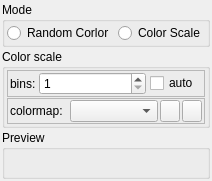
<?xml version="1.0" encoding="UTF-8"?>
<ui version="4.0">
 <class>ColormapWidget</class>
 <widget class="QWidget" name="ColormapWidget">
  <property name="geometry">
   <rect>
    <x>0</x>
    <y>0</y>
    <width>204</width>
    <height>153</height>
   </rect>
  </property>
  <property name="windowTitle">
   <string>Form</string>
  </property>
  <layout class="QVBoxLayout" name="verticalLayout">
   <property name="spacing">
    <number>2</number>
   </property>
   <property name="leftMargin">
    <number>2</number>
   </property>
   <property name="topMargin">
    <number>2</number>
   </property>
   <property name="rightMargin">
    <number>2</number>
   </property>
   <property name="bottomMargin">
    <number>2</number>
   </property>
   <item>
    <widget class="QGroupBox" name="groupBoxMode">
     <property name="title">
      <string>Mode</string>
     </property>
     <layout class="QHBoxLayout" name="horizontalLayout">
      <property name="spacing">
       <number>4</number>
      </property>
      <property name="leftMargin">
       <number>2</number>
      </property>
      <property name="topMargin">
       <number>1</number>
      </property>
      <property name="rightMargin">
       <number>2</number>
      </property>
      <property name="bottomMargin">
       <number>1</number>
      </property>
      <item>
       <widget class="QRadioButton" name="rdBttnRandom">
        <property name="text">
         <string>Random Corlor</string>
        </property>
       </widget>
      </item>
      <item>
       <widget class="QRadioButton" name="rdBttnScale">
        <property name="text">
         <string>Color Scale</string>
        </property>
       </widget>
      </item>
     </layout>
    </widget>
   </item>
   <item>
    <widget class="QGroupBox" name="groupBoxScale">
     <property name="title">
      <string>Color scale</string>
     </property>
     <layout class="QVBoxLayout" name="verticalLayout_2">
      <property name="spacing">
       <number>1</number>
      </property>
      <property name="leftMargin">
       <number>2</number>
      </property>
      <property name="topMargin">
       <number>1</number>
      </property>
      <property name="rightMargin">
       <number>2</number>
      </property>
      <property name="bottomMargin">
       <number>1</number>
      </property>
      <item>
       <widget class="QFrame" name="frame">
        <property name="frameShape">
         <enum>QFrame::StyledPanel</enum>
        </property>
        <property name="frameShadow">
         <enum>QFrame::Raised</enum>
        </property>
        <layout class="QHBoxLayout" name="horizontalLayout_3" stretch="1,4,2">
         <property name="spacing">
          <number>2</number>
         </property>
         <property name="leftMargin">
          <number>2</number>
         </property>
         <property name="topMargin">
          <number>1</number>
         </property>
         <property name="rightMargin">
          <number>2</number>
         </property>
         <property name="bottomMargin">
          <number>1</number>
         </property>
         <item>
          <widget class="QLabel" name="label">
           <property name="text">
            <string>bins:</string>
           </property>
          </widget>
         </item>
         <item>
          <widget class="QSpinBox" name="spnBxBins">
           <property name="minimum">
            <number>1</number>
           </property>
           <property name="maximum">
            <number>2000</number>
           </property>
          </widget>
         </item>
         <item alignment="Qt::AlignHCenter">
          <widget class="QCheckBox" name="chckBxAuto">
           <property name="toolTip">
            <string>unique color for each gray level</string>
           </property>
           <property name="text">
            <string>auto</string>
           </property>
          </widget>
         </item>
        </layout>
       </widget>
      </item>
      <item>
       <widget class="QFrame" name="frame_2">
        <property name="frameShape">
         <enum>QFrame::StyledPanel</enum>
        </property>
        <property name="frameShadow">
         <enum>QFrame::Raised</enum>
        </property>
        <layout class="QHBoxLayout" name="horizontalLayout_4" stretch="2,3,1,1">
         <property name="spacing">
          <number>2</number>
         </property>
         <property name="leftMargin">
          <number>2</number>
         </property>
         <property name="topMargin">
          <number>1</number>
         </property>
         <property name="rightMargin">
          <number>2</number>
         </property>
         <property name="bottomMargin">
          <number>1</number>
         </property>
         <item>
          <widget class="QLabel" name="label_2">
           <property name="text">
            <string>colormap:</string>
           </property>
          </widget>
         </item>
         <item>
          <widget class="QComboBox" name="cmbBxColormap"/>
         </item>
         <item>
          <widget class="QPushButton" name="pshBttnMinColor">
           <property name="maximumSize">
            <size>
             <width>20</width>
             <height>16777215</height>
            </size>
           </property>
           <property name="text">
            <string/>
           </property>
          </widget>
         </item>
         <item>
          <widget class="QPushButton" name="pshBttnMaxColor">
           <property name="maximumSize">
            <size>
             <width>20</width>
             <height>16777215</height>
            </size>
           </property>
           <property name="text">
            <string/>
           </property>
          </widget>
         </item>
        </layout>
       </widget>
      </item>
     </layout>
    </widget>
   </item>
   <item>
    <widget class="QGroupBox" name="groupBoxPreview">
     <property name="title">
      <string>Preview</string>
     </property>
     <layout class="QHBoxLayout" name="horizontalLayout_2">
      <property name="spacing">
       <number>2</number>
      </property>
      <property name="leftMargin">
       <number>6</number>
      </property>
      <property name="topMargin">
       <number>3</number>
      </property>
      <property name="rightMargin">
       <number>6</number>
      </property>
      <property name="bottomMargin">
       <number>3</number>
      </property>
      <item>
       <widget class="CustomLabel" name="lblPreview">
        <property name="minimumSize">
         <size>
          <width>0</width>
          <height>20</height>
         </size>
        </property>
        <property name="text">
         <string/>
        </property>
       </widget>
      </item>
     </layout>
    </widget>
   </item>
  </layout>
 </widget>
 <customwidgets>
  <customwidget>
   <class>CustomLabel</class>
   <extends>QLabel</extends>
   <header location="global">customlabel.h</header>
  </customwidget>
 </customwidgets>
 <resources/>
 <connections/>
</ui>
